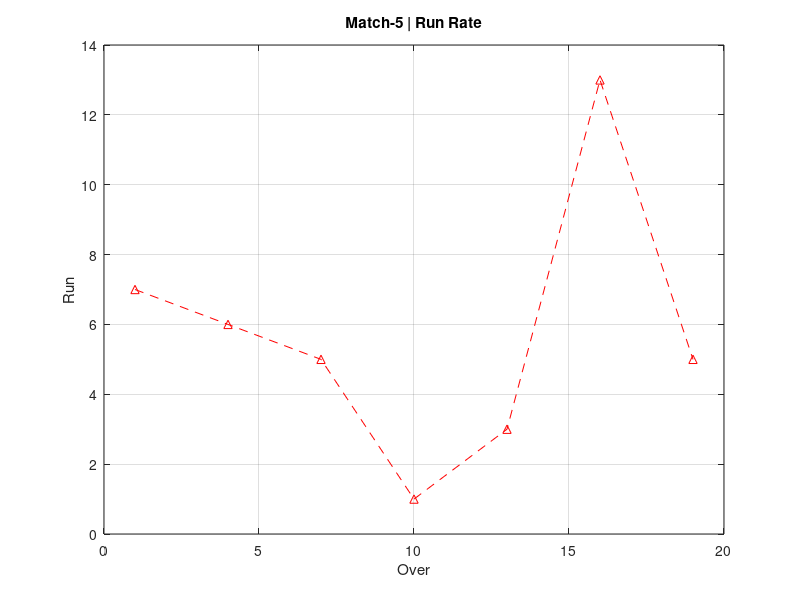

MATLAB code for this plot:
%Data Visualization
%Plotting Data

A= [ 1 :3:20 ]
B = [ 7 6 5 1 3 13 5 ]


figure
plot(A,B,'--^r')
xlabel('Over')
ylabel('Run')
title('Match-5 | Run Rate')
grid on



